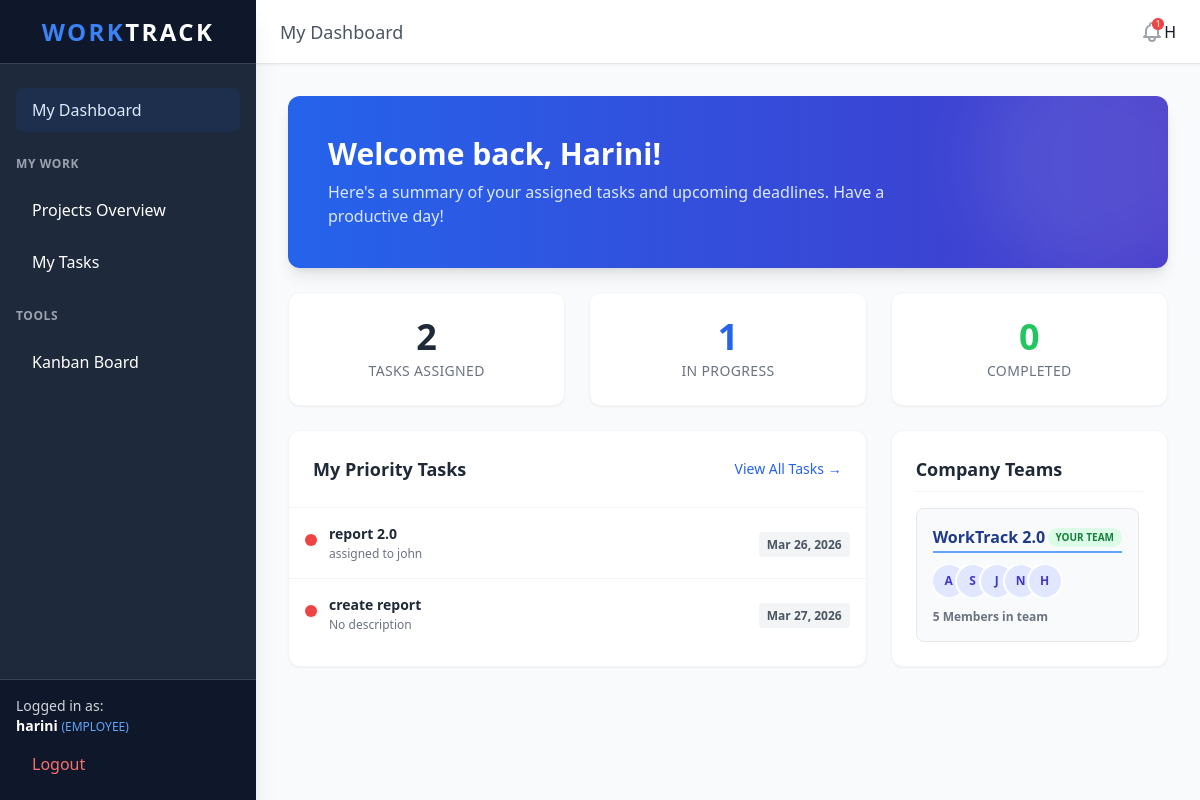
Screenshot of / (signed in) with the database file from the repository.
### core/models.py (models this page shows, shortened)
class User(AbstractUser):
    class Role(models.TextChoices):
        ADMIN = 'ADMIN', _('Admin')
        EMPLOYEE = 'EMPLOYEE', _('Employee')
    role = models.CharField(
        max_length=50,
        choices=Role.choices,
        default=Role.EMPLOYEE,
    )

class Task(models.Model):
    class Status(models.TextChoices):
        NOT_STARTED = 'NOT_STARTED', _('Not Started')
        IN_PROGRESS = 'IN_PROGRESS', _('In Progress')
        COMPLETED = 'COMPLETED', _('Completed')
    class Priority(models.TextChoices):
        LOW = 'LOW', _('Low')
        MEDIUM = 'MEDIUM', _('Medium')
        HIGH = 'HIGH', _('High')
    project = models.ForeignKey(Project, on_delete=models.CASCADE, related_name='tasks')
    title = models.CharField(max_length=200)
    description = models.TextField(blank=True)
    assigned_to = models.ForeignKey(User, on_delete=models.SET_NULL, null=True, blank=True, related_name='assigned_tasks')
    status = models.CharField(max_length=20, choices=Status.choices, default=Status.NOT_STARTED)
    priority = models.CharField(max_length=20, choices=Priority.choices, default=Priority.MEDIUM)
    deadline = models.DateField()
    created_at = models.DateTimeField(auto_now_add=True)
    updated_at = models.DateTimeField(auto_now=True)

### core/views.py (the view)
# urls.py: path('', views.dashboard, name='dashboard'),
@login_required
def dashboard(request):
    import datetime
    from .models import User, Project, Task, Comment
    if request.user.role == 'ADMIN':
        from django.contrib.auth.models import Group
        context = {
            'total_projects': Project.objects.count(),
            'active_tasks': Task.objects.exclude(status='COMPLETED').count(),
            'total_employees': User.objects.filter(role='EMPLOYEE').count(),
            'approaching_deadlines': Task.objects.filter(deadline__lte=datetime.date.today() + datetime.timedelta(days=7)).count(),
            'recent_comments': Comment.objects.order_by('-created_at')[:5],
            'teams': Group.objects.prefetch_related('user_set').all()
        }
        return render(request, 'dashboard/admin_dashboard.html', context)
    else:
        from django.contrib.auth.models import Group
        import datetime
        context = {
            'tasks_assigned': Task.objects.filter(assigned_to=request.user).count(),
            'in_progress': Task.objects.filter(assigned_to=request.user, status='IN_PROGRESS').count(),
            'completed': Task.objects.filter(assigned_to=request.user, status='COMPLETED').count(),
            'teams': Group.objects.prefetch_related('user_set').all(),
            'upcoming_tasks': Task.objects.filter(assigned_to=request.user, deadline__gte=datetime.date.today()).exclude(status='COMPLETED').order_by('deadline')[:5]
        }
        return render(request, 'dashboard/employee_dashboard.html', context)

### core/context_processors.py (called while the page is built)
def unread_notifications(request):
    if request.user.is_authenticated:
        return {
            'notifications': request.user.notifications.filter(is_read=False).order_by('-created_at')[:5],
            'unread_count': request.user.notifications.filter(is_read=False).count()
        }
    return {}

### templates/dashboard/employee_dashboard.html (shortened to what this page needs)
{% extends 'base.html' %}
{% block header_title %}My Dashboard{% endblock %}
{% block content %}
<div class="space-y-6">
    <div class="bg-gradient-to-r from-blue-600 to-indigo-700 rounded-xl shadow-lg p-6 sm:p-10 text-white relative overflow-hidden">
        <div class="relative z-10">
            <h2 class="text-3xl font-bold mb-2">Welcome back, {{ user.first_name|default:user.username }}!</h2>
            <p class="text-blue-100 max-w-xl">Here's a summary of your assigned tasks and upcoming deadlines. Have a productive day!</p>
        </div>
        <div class="absolute right-0 top-0 -mt-16 -mr-16 w-64 h-64 bg-white opacity-10 rounded-full blur-2xl"></div>
    </div>
    <div class="grid grid-cols-1 md:grid-cols-3 gap-6">
        <div class="bg-white rounded-xl shadow-sm border border-gray-100 p-6 flex flex-col justify-center items-center">
            <div class="text-4xl font-bold text-gray-800 mb-1">{{ tasks_assigned }}</div>
            <div class="text-sm font-medium text-gray-500 uppercase tracking-wide">Tasks Assigned</div>
        </div>
        <div class="bg-white rounded-xl shadow-sm border border-gray-100 p-6 flex flex-col justify-center items-center">
            <div class="text-4xl font-bold text-blue-600 mb-1">{{ in_progress }}</div>
            <div class="text-sm font-medium text-gray-500 uppercase tracking-wide">In Progress</div>
        </div>
        <div class="bg-white rounded-xl shadow-sm border border-gray-100 p-6 flex flex-col justify-center items-center">
            <div class="text-4xl font-bold text-green-500 mb-1">{{ completed }}</div>
            <div class="text-sm font-medium text-gray-500 uppercase tracking-wide">Completed</div>
        </div>
    </div>
    <div class="grid grid-cols-1 lg:grid-cols-3 gap-6">
        <div class="bg-white rounded-xl shadow-sm border border-gray-100 overflow-hidden lg:col-span-2">
            <div class="p-6 border-b border-gray-100 flex justify-between items-center">
                <h3 class="text-lg font-bold text-gray-800">My Priority Tasks</h3>
                <a href="{% url 'my_tasks' %}" class="text-sm font-medium text-blue-600 hover:text-blue-800">View All Tasks &rarr;</a>
            </div>
            <div class="p-0">
                <div class="divide-y divide-gray-100">
                    {% for task in upcoming_tasks %}
                    <div class="p-4 hover:bg-gray-50 flex justify-between items-center transition group">
                        <div class="flex items-start">
                            <div class="mt-1 mr-3 flex-shrink-0">
                                {% if task.priority == 'HIGH' %}
                                <span class="w-3 h-3 rounded-full bg-red-500 inline-block shadow-sm"></span>
                                {% elif task.priority == 'MEDIUM' %}
                                <span class="w-3 h-3 rounded-full bg-yellow-500 inline-block shadow-sm"></span>
                                {% else %}
                                <span class="w-3 h-3 rounded-full bg-blue-500 inline-block shadow-sm"></span>
                                {% endif %}
                            </div>
                            <div>
                                <a href="{% url 'task_detail' task.id %}" class="text-sm font-bold text-gray-800 hover:text-blue-600 block transition">{{ task.title }}</a>
                                <p class="text-xs text-gray-500 mt-0.5 line-clamp-1 max-w-sm">{{ task.description|default:"No description" }}</p>
                            </div>
                        </div>
                        <div class="text-right">
                            <span class="text-xs font-semibold px-2 py-1 rounded bg-gray-100 text-gray-600">{{ task.deadline|date:"M d, Y" }}</span>
                        </div>
                    </div>
                    {% endfor %}
                </div>
            </div>
        </div>
        <div class="bg-white rounded-xl shadow-sm border border-gray-100 p-6">
            <div class="flex justify-between items-center mb-4 border-b border-gray-100 pb-2">
                <h3 class="text-lg font-bold text-gray-800">Company Teams</h3>
            </div>
            <div class="space-y-4 mt-4 max-h-[400px] overflow-y-auto pr-1">
                {% for team in teams %}
                <div class="bg-gray-50 rounded-lg border border-gray-200 p-4 hover:shadow-sm transition">
                    <h4 class="font-bold text-blue-900 border-b-2 border-blue-400 pb-0.5 mb-3 flex items-center justify-between">
                        {{ team.name }}
                        {% if user in team.user_set.all %}
                        <span class="text-[10px] uppercase font-bold bg-green-100 text-green-700 px-2 py-0.5 rounded-full">Your Team</span>
                        {% endif %}
                    </h4>
                    <div class="flex -space-x-2 overflow-hidden mb-3">
                        {% for member in team.user_set.all|slice:":5" %}
                        <div class="inline-block h-8 w-8 rounded-full ring-2 ring-white bg-indigo-100 flex items-center justify-center text-xs font-bold text-indigo-700" title="{{ member.username }}">
                            {{ member.username|make_list|first|upper }}
                        </div>
                        {% empty %}
                        <span class="text-xs text-gray-400">No members assigned to this team.</span>
                        {% endfor %}
                    </div>
                    <p class="text-xs text-gray-500 font-semibold">{{ team.user_set.count }} Members in team</p>
                </div>
                {% endfor %}
            </div>
        </div>
    </div>
</div>
{% endblock %}

### templates/base.html (shortened to what this page needs)
<!DOCTYPE html>
<html lang="en">
<head>
    <script src="https://cdn.tailwindcss.com"></script>
</head>
<body class="bg-gray-50 text-gray-900 min-h-screen flex">
    {% if user.is_authenticated %}
    <aside class="w-64 bg-[#1e293b] text-white flex flex-col hidden md:flex shadow-xl z-20">
        <div class="h-16 flex items-center justify-center font-bold text-2xl tracking-widest border-b border-gray-700 bg-[#0f172a]">
            <span class="text-blue-500">WORK</span>TRACK
        </div>
        <nav class="flex-1 px-4 py-6 space-y-2 overflow-y-auto">
            {% if user.role == 'ADMIN' %}
            <a href="{% url 'dashboard' %}" class="block px-4 py-2.5 rounded-lg transition-all duration-200 hover:bg-blue-600 hover:translate-x-1">Admin Dashboard</a>
            <div class="pt-4 pb-2 text-xs font-semibold text-gray-400 uppercase tracking-wider">Management</div>
            <a href="{% url 'project_list' %}" class="block px-4 py-2.5 rounded-lg transition-all duration-200 hover:bg-gray-700 hover:translate-x-1">Projects</a>
            <a href="{% url 'employee_list' %}" class="block px-4 py-2.5 rounded-lg transition-all duration-200 hover:bg-gray-700 hover:translate-x-1">Employees</a>
            <a href="{% url 'admin:index' %}" class="block px-4 py-2.5 rounded-lg transition-all duration-200 hover:bg-gray-700 hover:translate-x-1 text-yellow-400 flex items-center justify-between">
                <span>Database Admin</span>
                <svg class="w-4 h-4 opacity-50" fill="none" stroke="currentColor" viewBox="0 0 24 24"><path stroke-linecap="round" stroke-linejoin="round" stroke-width="2" d="M10 6H6a2 2 0 00-2 2v10a2 2 0 002 2h10a2 2 0 002-2v-4M14 4h6m0 0v6m0-6L10 14"></path></svg>
            </a>
            {% else %}
            <a href="{% url 'dashboard' %}" class="block px-4 py-2.5 rounded-lg transition-all duration-200 hover:bg-blue-600 hover:translate-x-1 bg-blue-600/10 text-blue-100 font-medium">My Dashboard</a>
            <div class="pt-4 pb-2 text-xs font-semibold text-gray-400 uppercase tracking-wider">My Work</div>
            <a href="{% url 'project_list' %}" class="block px-4 py-2.5 rounded-lg transition-all duration-200 hover:bg-gray-700 hover:translate-x-1">Projects Overview</a>
            <a href="{% url 'my_tasks' %}" class="block px-4 py-2.5 rounded-lg transition-all duration-200 hover:bg-gray-700 hover:translate-x-1">My Tasks</a>
            {% endif %}
            <div class="pt-4 pb-2 text-xs font-semibold text-gray-400 uppercase tracking-wider">Tools</div>
            <a href="{% url 'kanban' %}" class="block px-4 py-2.5 rounded-lg transition-all duration-200 hover:bg-gray-700 hover:translate-x-1">Kanban Board</a>
        </nav>
        <div class="p-4 border-t border-gray-700 bg-[#0f172a]">
            <div class="mb-2 text-sm text-gray-300">Logged in as:<br><strong class="text-white">{{ user.username }}</strong> <span class="text-xs text-blue-400">({{ user.role }})</span></div>
            <form method="post" action="{% url 'logout' %}">
                <button type="submit" class="w-full text-left px-4 py-2 text-red-400 hover:text-white transition-colors duration-200 rounded-lg hover:bg-red-600/80">Logout</button>
            </form>
        </div>
    </aside>
    {% endif %}
    <main class="flex-1 flex flex-col h-screen overflow-hidden">
        {% if user.is_authenticated %}
        <header class="h-16 bg-white shadow-sm border-b border-gray-200 flex items-center justify-between px-6 z-10">
            <div class="hidden md:block font-medium text-gray-600 text-lg">
                {% block header_title %}Dashboard{% endblock %}
            </div>
            <div class="flex items-center space-x-5">
                <div class="relative group">
                    <button class="text-gray-400 hover:text-blue-600 transition relative focus:outline-none py-2">
                        {% if unread_count > 0 %}
                        <span class="absolute top-1.5 right-0 flex h-3 w-3">
                          <span class="relative inline-flex rounded-full h-3 w-3 bg-red-500 text-[9px] text-white justify-center items-center">{{ unread_count }}</span>
                        </span>
                        {% endif %}
                    </button>
                </div>
                    {{ user.username|make_list|first|upper }}
                </div>
        </header>
        {% endif %}
        <div class="flex-1 overflow-auto p-4 md:p-8 transition-all bg-gray-50 relative">
            {% block content %}{% endblock %}
        </div>
    </main>
</body>
</html>

### rows the page displays
User: username "harini", role "EMPLOYEE", username|make_list "H", first_name "Harini"
Task: priority "HIGH" (drawn), title "report 2.0", description "assigned to john", deadline "Mar 26, 2026"
Task: priority "HIGH" (drawn), title "create report", description "No description", deadline "Mar 27, 2026"
User: username|make_list "A"
User: username|make_list "S"
User: username|make_list "J"
User: username|make_list "N"

### other values shown
{{ unread_count }} "1"
{{ tasks_assigned }} "2"
{{ in_progress }} "1"
{{ completed }} "0"
{{ team.name }} "WorkTrack 2.0"
{{ team.user_set.count }} "5"
